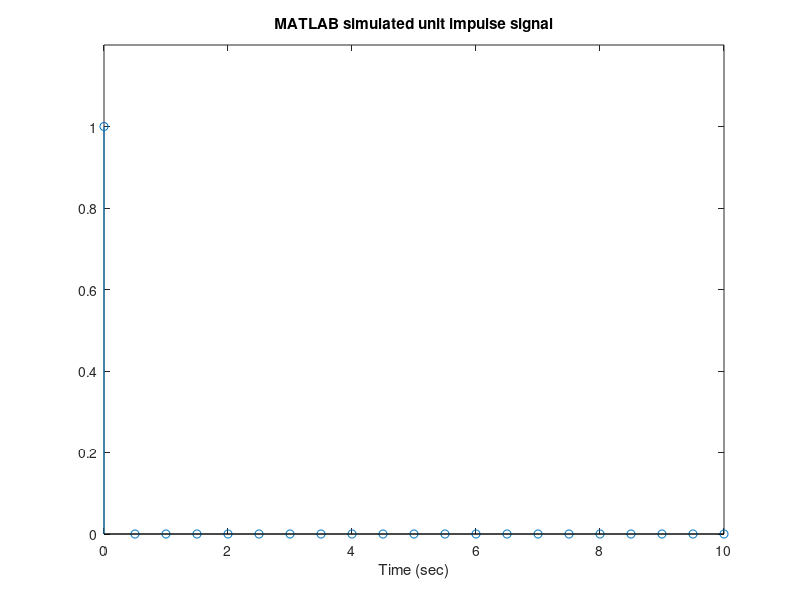

This figure's MATLAB source:
clf % clearing latest plots
A = 1; % the amplitude of the impulse
t = 0:0.5:10; % generating points in time
%We generate a row of zeros of length t, magnitude A
unitimpulse = A*zeros(1, length(t));
unitimpulse(1) = A; % creating the impulse
stem(t, unitimpulse); % show plot as 'o'
title ('MATLAB simulated unit impulse signal');
xlabel('Time (sec)');
axis ([0 10 0 1.2]); % fix the x and y axis
